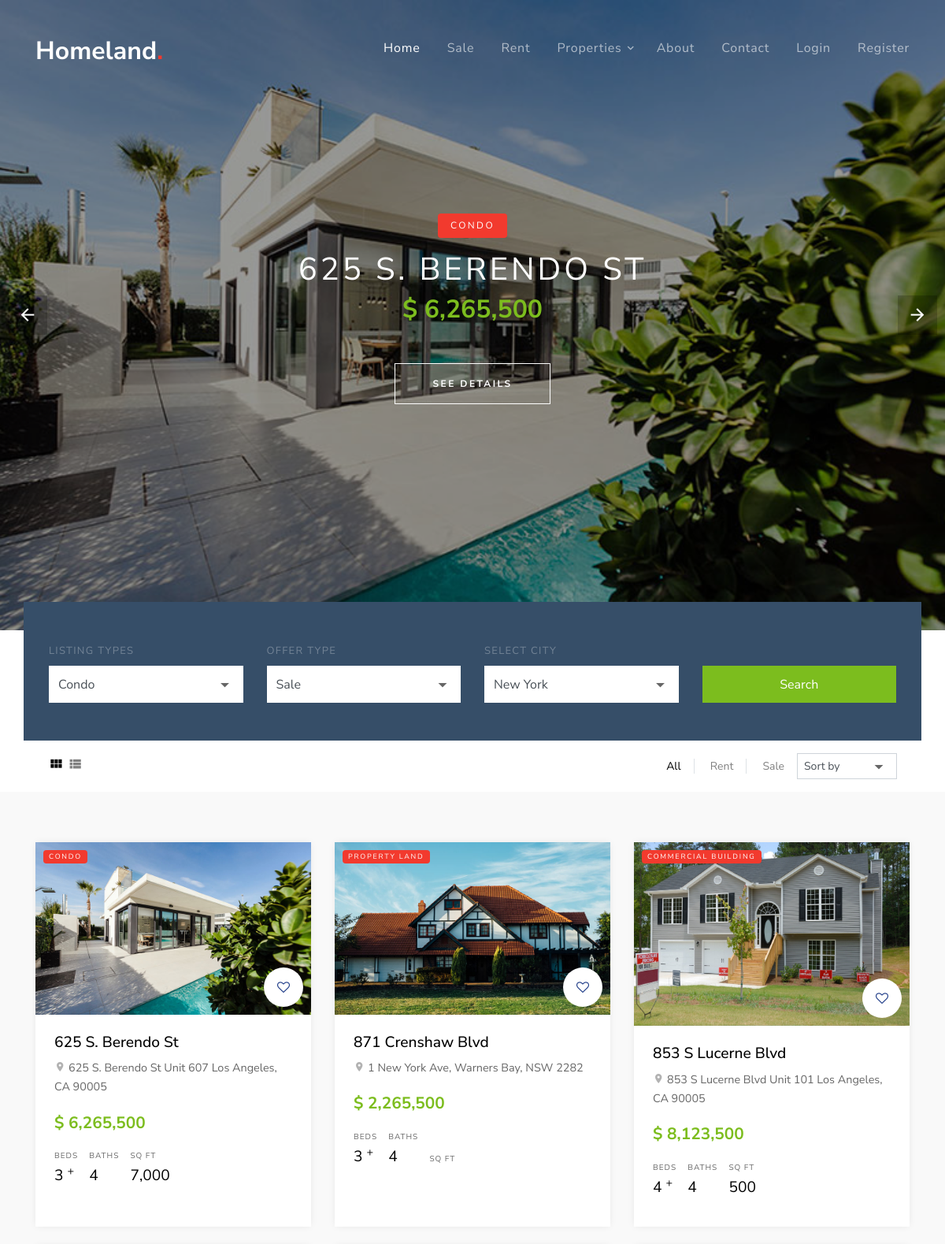
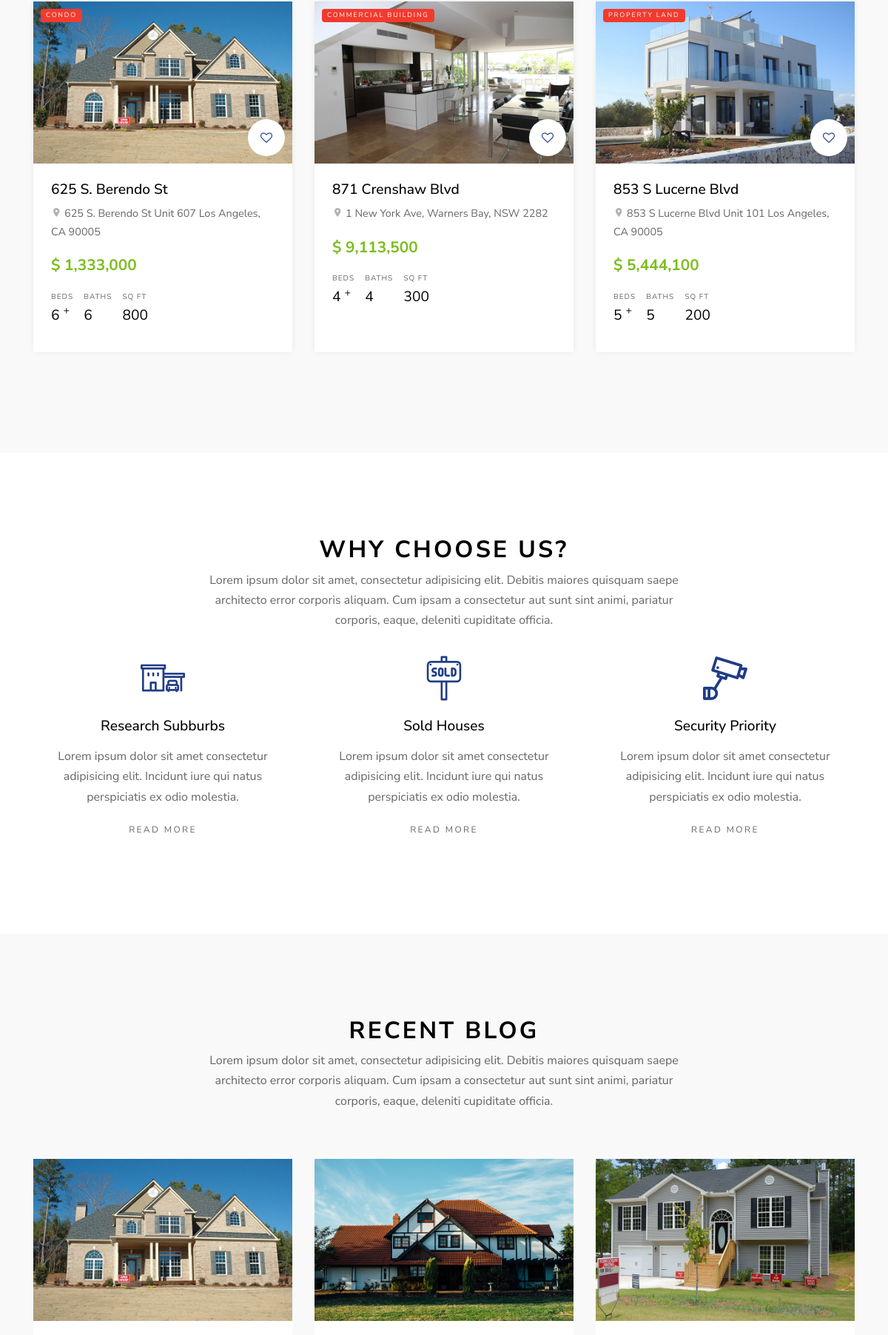
Page /rent.php (upper part) on the committed database (2 pictures, top to bottom).
### tables this page shows
CREATE TABLE `props` (
  `_id` int(11) NOT NULL,
  `name` varchar(255) NOT NULL,
  `_location` varchar(255) NOT NULL,
  `price` varchar(255) NOT NULL,
  `image` varchar(255) NOT NULL,
  `beds` int(10) NOT NULL,
  `bath` int(10) NOT NULL,
  `sq_ft` varchar(30) NOT NULL,
  `home_type` varchar(255) NOT NULL,
  `_type` varchar(255) NOT NULL,
  `year_built` varchar(225) NOT NULL,
  `price_sqft` int(50) NOT NULL,
  `description` varchar(255) NOT NULL,
  `admin_name` varchar(255) NOT NULL,
  `created_at` timestamp NOT NULL DEFAULT current_timestamp()
);

### rent.php (the view, shortened to what this page needs)
<?php include "inc/header.php"; ?>
<?php include "config/config.php"; ?>
<?php
$select = $conn->query("SELECT * FROM props");
$select->execute();
$props = $select->fetchAll(PDO::FETCH_OBJ);
?>
<div class="slide-one-item home-slider owl-carousel">
    <?php foreach ($props as $prop): ?>
        <div class="site-blocks-cover overlay" style="background-image: url(images/<?php echo $prop->image; ?>);"
            data-aos="fade" data-stellar-background-ratio="0.5">
            <div class="container">
                <div class="row align-items-center justify-content-center text-center">
                    <div class="col-md-10">
                        <span
                            class="d-inline-block bg-<?php if ($prop->_type == "rent") {
                                echo "success";
                            } else {
                                echo "danger";
                            } ?> text-white px-3 mb-3 property-offer-type rounded"><?php echo $prop->_type; ?> </span>
                        <h1 class="mb-2">
                            <?php echo $prop->name; ?>
                        </h1>
                        <p class="mb-5"><strong class="h2 text-success font-weight-bold">$
                                <?php echo $prop->price; ?>
                            </strong></p>
                        <p><a href="property-details.php?=id<?php echo $prop->id; ?>"
                                class="btn btn-white btn-outline-white py-3 px-5 rounded-0 btn-2">See Details</a></p>
                    </div>
                </div>
            </div>
        </div>
    <?php endforeach; ?>
</div>
<div class="site-section site-section-sm pb-0">
    <div class="container">
        <div class="row">
            <form class="form-search col-md-12" style="margin-top: -100px;" method="POST" action="search.php#property">
                <div class="row  align-items-end">
                    <div class="col-md-3">
                        <label for="list-types">Listing Types</label>
                        <div class="select-wrap">
                            <select name="types" id="list-types" class="form-control d-block rounded-0">
                                <option value="Condo">Condo</option>
                            </select>
                        </div>
                    </div>
                    <div class="col-md-3">
                        <label for="offer-types">Offer Type</label>
                        <div class="select-wrap">
                            <select name="offers" id="offer-types" class="form-control d-block rounded-0">
                                <option value="Sale">Sale</option>
                            </select>
                        </div>
                    </div>
                    <div class="col-md-3">
                        <label for="select-city">Select City</label>
                        <div class="select-wrap">
                            <select name="cites" id="select-city" class="form-control d-block rounded-0">
                                <option value="New York">New York</option>
                            </select>
                        </div>
                    </div>
                    <div class="col-md-3">
                        <input type="submit" name="submit" class="btn btn-success text-white btn-block rounded-0"
                            value="Search">
                    </div>
                </div>
            </form>
        </div>
        <div class="row">
            <div class="col-md-12">
                <div class="view-options bg-white py-3 px-3 d-md-flex align-items-center">
                    <div class="mr-auto">
                        <a href="<?php 'BASEURL' ?>" class="icon-view view-module active"><span
                                class="icon-view_module"></span></a>
                        <a href="view-list.html" class="icon-view view-list"><span class="icon-view_list"></span></a>
                    </div>
                    <div class="ml-auto d-flex align-items-center">
                        <div>
                            <a href="<?php 'BASEURL' ?>" class="view-list px-3 border-right active">All</a>
                            <a href="rent.php?id=rent" class="view-list px-3 border-right">Rent</a>
                            <a href="#" class="view-list px-3">Sale</a>
                        </div>
                        <div class="select-wrap">
                            <select class="form-control form-control-sm d-block rounded-0">
                                <option value="">Sort by</option>
                            </select>
                        </div>
                    </div>
                </div>
            </div>
        </div>
    </div>
</div>
<div class="site-section site-section-sm bg-light">
    <div class="container">
        <div class="row mb-5">
            <?php foreach ($props as $prop): ?>
                <div class="col-md-6 col-lg-4 mb-4">
                    <div class="property-entry h-100">
                        <a href="property-details.php?id=<?php echo $prop->id; ?>" class="property-thumbnail">
                            <div class="offer-type-wrap">
                                <span
                                    class="offer-type bg-<?php if ($prop->_type == "rent") {
                                        echo "success";
                                    } else {
                                        echo "danger";
                                    } ?>"><?php echo $prop->_type; ?></span>
                            </div>
                            <img src="images/<?php echo $prop->image; ?>" alt="Image" class="img-fluid">
                        </a>
                        <div class="p-4 property-body">
                            <a href="#" class="property-favorite"><span class="icon-heart-o"></span></a>
                            <h2 class="property-title"><a href="property-details.php?id=<?php echo $prop->id; ?>"><?php echo $prop->name; ?></a></h2>
                            <span class="property-location d-block mb-3"><span class="property-icon icon-room"></span>
                                <?php echo $prop->_location; ?>
                            </span>
                            <strong class="property-price text-primary mb-3 d-block text-success">$
                                <?php echo $prop->price; ?>
                            </strong>
                            <ul class="property-specs-wrap mb-3 mb-lg-0">
                                <li>
                                    <span class="property-specs">Beds</span>
                                    <span class="property-specs-number">
                                        <?php echo $prop->beds; ?> <sup>+</sup>
                                    </span>
                                </li>
                                <li>
                                    <span class="property-specs">Baths</span>
                                    <span class="property-specs-number">
                                        <?php echo $prop->bath; ?>
                                    </span>
                                </li>
                                <li>
                                    <span class="property-specs">SQ FT</span>
                                    <span class="property-specs-number">
                                        <?php echo $prop->sq_ft; ?>
                                    </span>
                                </li>
                            </ul>
                        </div>
                    </div>
                </div>
            <?php endforeach; ?>
        </div>
    </div>
</div>
<div class="site-section">
    <div class="container">
        <div class="row justify-content-center">
            <div class="col-md-7 text-center">
                <div class="site-section-title">
                    <h2>Why Choose Us?</h2>
                </div>
                <p>Lorem ipsum dolor sit amet, consectetur adipisicing elit. Debitis maiores quisquam saepe architecto
                    error corporis aliquam. Cum ipsam a consectetur aut sunt sint animi, pariatur corporis, eaque,
                    deleniti cupiditate officia.</p>
            </div>
        </div>
        <div class="row">
            <div class="col-md-6 col-lg-4">
                <a href="#" class="service text-center">
                    <span class="icon flaticon-house"></span>
                    <h2 class="service-heading">Research Subburbs</h2>
                    <p>Lorem ipsum dolor sit amet consectetur adipisicing elit. Incidunt iure qui natus perspiciatis ex
                        odio molestia.</p>
                    <p><span class="read-more">Read More</span></p>
                </a>
            </div>
            <div class="col-md-6 col-lg-4">
                <a href="#" class="service text-center">
                    <span class="icon flaticon-sold"></span>
                    <h2 class="service-heading">Sold Houses</h2>
                    <p>Lorem ipsum dolor sit amet consectetur adipisicing elit. Incidunt iure qui natus perspiciatis ex
                        odio molestia.</p>
                    <p><span class="read-more">Read More</span></p>
                </a>
            </div>
            <div class="col-md-6 col-lg-4">
                <a href="#" class="service text-center">
                    <span class="icon flaticon-camera"></span>
                    <h2 class="service-heading">Security Priority</h2>
                    <p>Lorem ipsum dolor sit amet consectetur adipisicing elit. Incidunt iure qui natus perspiciatis ex
                        odio molestia.</p>
                    <p><span class="read-more">Read More</span></p>
                </a>
            </div>
        </div>
    </div>
</div>
<div class="site-section bg-light">
    <div class="container">
        <div class="row justify-content-center mb-5">
            <div class="col-md-7 text-center">
                <div class="site-section-title">
                    <h2>Recent Blog</h2>
                </div>
                <p>Lorem ipsum dolor sit amet, consectetur adipisicing elit. Debitis maiores quisquam saepe architecto
                    error corporis aliquam. Cum ipsam a consectetur aut sunt sint animi, pariatur corporis, eaque,
                    deleniti cupiditate officia.</p>
            </div>
        </div>
        <div class="row">
            <div class="col-md-6 col-lg-4 mb-5" data-aos="fade-up" data-aos-delay="100">
                <a href="#"><img src="images/img_4.jpg" alt="Image" class="img-fluid"></a>
                <div class="p-4 bg-white">
                </div>
            </div>
            <div class="col-md-6 col-lg-4 mb-5" data-aos="fade-up" data-aos-delay="200">
                <a href="#"><img src="images/img_2.jpg" alt="Image" class="img-fluid"></a>
                <div class="p-4 bg-white">
                </div>
            </div>
            <div class="col-md-6 col-lg-4 mb-5" data-aos="fade-up" data-aos-delay="300">
                <a href="#"><img src="images/img_3.jpg" alt="Image" class="img-fluid"></a>
                <div class="p-4 bg-white">
                </div>
            </div>
        </div>
    </div>
</div>
<?php require "inc/footer.php"; ?>

### rows in the picture
props: image (picture), _type "CONDO", name "625 S. BERENDO ST", price "6,265,500", name "625 S. Berendo St", _location "625 S. Berendo St Unit 607 Los Angeles, CA 90005", beds "3", bath "4", sq_ft "7,000"
props: _type "PROPERTY LAND", image (picture), name "871 Crenshaw Blvd", _location "1 New York Ave, Warners Bay, NSW 2282", price "2,265,500", beds "3", bath "4"
props: _type "COMMERCIAL BUILDING", image (picture), name "853 S Lucerne Blvd", _location "853 S Lucerne Blvd Unit 101 Los Angeles, CA 90005", price "8,123,500", beds "4", bath "4", sq_ft "500"
props: _type "CONDO", image (picture), name "625 S. Berendo St", _location "625 S. Berendo St Unit 607 Los Angeles, CA 90005", price "1,333,000", beds "6", bath "6", sq_ft "800"
props: _type "COMMERCIAL BUILDING", image (picture), name "871 Crenshaw Blvd", _location "1 New York Ave, Warners Bay, NSW 2282", price "9,113,500", beds "4", bath "4", sq_ft "300"
props: _type "PROPERTY LAND", image (picture), name "853 S Lucerne Blvd", _location "853 S Lucerne Blvd Unit 101 Los Angeles, CA 90005", price "5,444,100", beds "5", bath "5", sq_ft "200"
